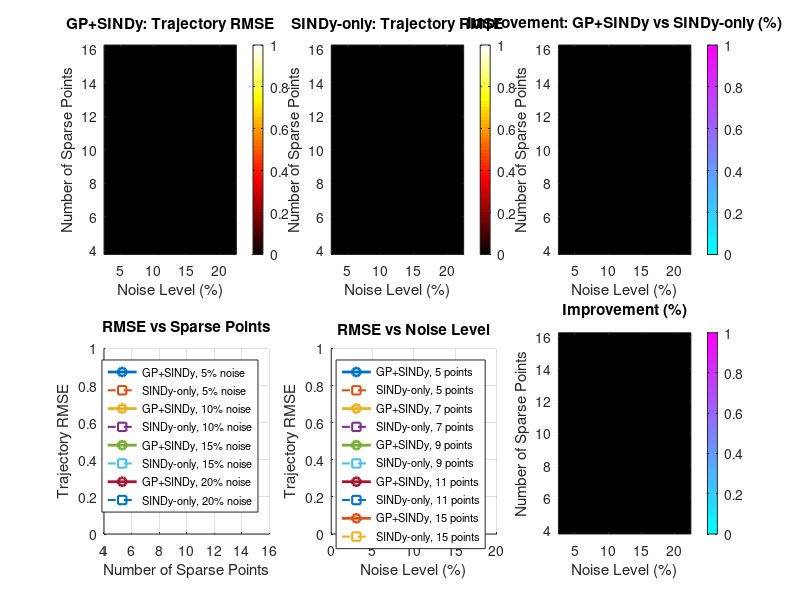

This figure's MATLAB source: (Note: this script raises an error after producing the figure.)
%% Phase 6: Parameter Sensitivity Analysis
% This script tests how results vary with different parameters:
% - Number of sparse data points
% - Noise level
%
% Requirements:
%   - All phase functions must be available
%   - This does NOT modify previous phase code

clear; close all; clc;

fprintf('=== Phase 6: Parameter Sensitivity Analysis ===\n');

%% Parameter ranges to test
sparse_point_counts = [5, 7, 9, 11, 15];  % Number of sparse data points
noise_levels = [0.05, 0.10, 0.15, 0.20];  % Noise levels (5%, 10%, 15%, 20%)

% Fixed parameters
mu = 1.0;  % Van der Pol parameter
x0 = [2; 0];  % Initial conditions
t_start = 0;
t_end = 10;
dt_fine = 0.01;  % Fine resolution for ground truth
t_span = t_start:dt_fine:t_end;
sampling_method = 'uniform';

fprintf('\nParameter ranges:\n');
fprintf('  Sparse points: %s\n', mat2str(sparse_point_counts));
fprintf('  Noise levels: %s\n', mat2str(noise_levels * 100));
fprintf('  Total combinations: %d\n', length(sparse_point_counts) * length(noise_levels));

%% Initialize results storage
results = struct();
results.sparse_points = sparse_point_counts;
results.noise_levels = noise_levels;
results.metrics = cell(length(sparse_point_counts), length(noise_levels));

%% Run parameter sweep
fprintf('\nRunning parameter sweep...\n');
total_combinations = length(sparse_point_counts) * length(noise_levels);
current_combination = 0;

for i = 1:length(sparse_point_counts)
    n_sparse = sparse_point_counts(i);
    
    for j = 1:length(noise_levels)
        noise_frac = noise_levels(j);
        current_combination = current_combination + 1;
        
        fprintf('\n[%d/%d] Testing: %d points, %.0f%% noise\n', ...
            current_combination, total_combinations, n_sparse, noise_frac*100);
        
        try
            %% Phase 1: Generate data
            [t_true, X_true, dXdt_true, params] = generate_vdp_ground_truth(t_span, x0, mu);
            [t_sparse, X_sparse, X_true_at_sparse, noise_level] = ...
                generate_sparse_noisy_data(t_true, X_true, n_sparse, noise_frac, sampling_method);
            
            %% Phase 2: GP Implementation
            t_dense = t_true;
            gp_options = struct();
            gp_options.kernel = 'squaredexponential';
            gp_options.standardize = false;
            gp_options.basis = 'constant';
            
            [gp_models, X_gp, dXdt_gp, gp_stats] = fit_gp_vdp(t_sparse, X_sparse, t_dense, gp_options);
            
            %% Phase 3: SINDy-Only
            dXdt_fd = compute_finite_differences(t_sparse, X_sparse, 'central');
            polyOrder = 3;
            [Theta, library_names] = build_library_vdp(X_sparse, polyOrder);
            
            lambda_base = 0.01;
            lambda = lambda_base * std(dXdt_fd(:));
            
            % ADMM options (matching Hsin et al. 2025 approach)
            admm_options = struct();
            admm_options.rho = 1.0;
            admm_options.max_iterations = 1000;
            admm_options.abs_tol = 1e-4;
            admm_options.rel_tol = 1e-2;
            admm_options.verbose = false;
            
            [Xi, sindy_stats] = run_sindy_admm(Theta, dXdt_fd, lambda, admm_options);
            
            t_span_sim = [min(t_true), max(t_true)];
            [t_sim, X_sim] = forward_integrate_sindy(Xi, library_names, t_span_sim, x0);
            X_sim_interp = interp1(t_sim, X_sim, t_true, 'pchip');
            
            %% Phase 4: GP+SINDy
            num_gp_samples = 1;
            augment_options = struct();
            augment_options.combine_method = 'append';
            
            [t_aug, X_aug, dXdt_aug, aug_stats] = augment_data_with_gp_samples(...
                t_sparse, X_sparse, gp_models, t_dense, num_gp_samples, augment_options);
            
            [Theta_aug, ~] = build_library_vdp(X_aug, polyOrder);
            lambda_aug = lambda_base * std(dXdt_aug(:));
            
            [Xi_aug, sindy_stats_aug] = run_sindy_admm(Theta_aug, dXdt_aug, lambda_aug, admm_options);
            
            [t_sim_aug, X_sim_aug] = forward_integrate_sindy(Xi_aug, library_names, t_span_sim, x0);
            X_sim_aug_interp = interp1(t_sim_aug, X_sim_aug, t_true, 'pchip');
            
            %% Validate results (check for numerical instability)
            % Check if integration produced reasonable values
            max_reasonable_value = 1e6;  % Maximum reasonable state value
            if any(abs(X_sim(:)) > max_reasonable_value) || any(isnan(X_sim(:))) || any(isinf(X_sim(:)))
                error('SINDy-only integration unstable');
            end
            if any(abs(X_sim_aug(:)) > max_reasonable_value) || any(isnan(X_sim_aug(:))) || any(isinf(X_sim_aug(:)))
                error('GP+SINDy integration unstable');
            end
            
            %% Compute metrics
            [Xi_true, ~] = compute_true_vdp_coefficients(mu, polyOrder);
            
            % Interpolate to common time grid
            X_gp_interp = interp1(t_dense, X_gp, t_true, 'pchip');
            dXdt_gp_interp = interp1(t_dense, dXdt_gp, t_true, 'pchip');
            
            metrics_gp = compute_comprehensive_metrics(...
                X_true, dXdt_true, X_gp_interp, dXdt_gp_interp, ...
                [], [], library_names, 'GP-only');
            
            metrics_sindy = compute_comprehensive_metrics(...
                X_true, dXdt_true, X_sim_interp, [], ...
                Xi, Xi_true, library_names, 'SINDy-only');
            
            metrics_gp_sindy = compute_comprehensive_metrics(...
                X_true, dXdt_true, X_sim_aug_interp, [], ...
                Xi_aug, Xi_true, library_names, 'GP+SINDy');
            
            % Validate metrics are reasonable
            max_reasonable_rmse = 1e3;  % Maximum reasonable RMSE
            if metrics_sindy.rmse_traj > max_reasonable_rmse || ...
               metrics_gp_sindy.rmse_traj > max_reasonable_rmse || ...
               isnan(metrics_sindy.rmse_traj) || isnan(metrics_gp_sindy.rmse_traj)
                error('Metrics indicate unstable solution');
            end
            
            % Store results
            results.metrics{i, j} = struct();
            results.metrics{i, j}.gp = metrics_gp;
            results.metrics{i, j}.sindy = metrics_sindy;
            results.metrics{i, j}.gp_sindy = metrics_gp_sindy;
            
            fprintf('  ✓ Completed successfully\n');
            
        catch ME
            fprintf('  ✗ Error: %s\n', ME.message);
            results.metrics{i, j} = struct();  % Empty struct for failed run
        end
    end
end

%% Display results summary
fprintf('\n=== Parameter Sensitivity Results Summary ===\n');

% Create summary tables
fprintf('\nTrajectory RMSE by Parameter Combination:\n');
fprintf('\n%-10s |', 'Noise %');
for j = 1:length(noise_levels)
    fprintf(' %6.0f%% |', noise_levels(j)*100);
end
fprintf('\n');
fprintf('%s\n', repmat('-', 1, 10 + 9*length(noise_levels)));

for i = 1:length(sparse_point_counts)
    fprintf('%-10d |', sparse_point_counts(i));
    for j = 1:length(noise_levels)
        if ~isempty(results.metrics{i, j}) && isfield(results.metrics{i, j}, 'gp_sindy')
            rmse = results.metrics{i, j}.gp_sindy.rmse_traj;
            if ~isnan(rmse) && ~isinf(rmse) && rmse < 1e3
                rmse = round(rmse, 4);
                fprintf(' %7.4f |', rmse);
            else
                fprintf(' %7s |', 'Unstable');
            end
        else
            fprintf(' %7s |', 'N/A');
        end
    end
    fprintf('\n');
end

fprintf('\nImprovement (GP+SINDy vs SINDy-only) by Parameter Combination:\n');
fprintf('\n%-10s |', 'Noise %');
for j = 1:length(noise_levels)
    fprintf(' %6.0f%% |', noise_levels(j)*100);
end
fprintf('\n');
fprintf('%s\n', repmat('-', 1, 10 + 9*length(noise_levels)));

for i = 1:length(sparse_point_counts)
    fprintf('%-10d |', sparse_point_counts(i));
    for j = 1:length(noise_levels)
        if ~isempty(results.metrics{i, j}) && isfield(results.metrics{i, j}, 'gp_sindy') && ...
           isfield(results.metrics{i, j}, 'sindy')
            sindy_rmse = results.metrics{i, j}.sindy.rmse_traj;
            gp_sindy_rmse = results.metrics{i, j}.gp_sindy.rmse_traj;
            if sindy_rmse > 0 && ~isnan(sindy_rmse) && ~isnan(gp_sindy_rmse) && ...
               ~isinf(sindy_rmse) && ~isinf(gp_sindy_rmse) && ...
               sindy_rmse < 1e3 && gp_sindy_rmse < 1e3
                improvement = round((1 - gp_sindy_rmse / sindy_rmse) * 100, 1);
                % Cap improvement display at reasonable range
                if abs(improvement) > 1000
                    fprintf(' %7s |', 'Unstable');
                else
                    fprintf(' %6.1f%% |', improvement);
                end
            else
                fprintf(' %7s |', 'N/A');
            end
        else
            fprintf(' %7s |', 'N/A');
        end
    end
    fprintf('\n');
end

%% Visualization
fprintf('\nCreating visualizations...\n');

figure('Color', 'w', 'Position', [100, 100, 1600, 1000]);

% Extract data for plotting
rmse_gp = zeros(length(sparse_point_counts), length(noise_levels));
rmse_sindy = zeros(length(sparse_point_counts), length(noise_levels));
rmse_gp_sindy = zeros(length(sparse_point_counts), length(noise_levels));
improvement = zeros(length(sparse_point_counts), length(noise_levels));

for i = 1:length(sparse_point_counts)
    for j = 1:length(noise_levels)
        if ~isempty(results.metrics{i, j}) && isfield(results.metrics{i, j}, 'gp_sindy')
            rmse_gp(i, j) = results.metrics{i, j}.gp.rmse_traj;
            rmse_sindy(i, j) = results.metrics{i, j}.sindy.rmse_traj;
            rmse_gp_sindy(i, j) = results.metrics{i, j}.gp_sindy.rmse_traj;
            if rmse_sindy(i, j) > 0
                improvement(i, j) = (1 - rmse_gp_sindy(i, j) / rmse_sindy(i, j)) * 100;
            end
        else
            rmse_gp(i, j) = NaN;
            rmse_sindy(i, j) = NaN;
            rmse_gp_sindy(i, j) = NaN;
            improvement(i, j) = NaN;
        end
    end
end

% Plot 1: RMSE heatmap for GP+SINDy
subplot(2, 3, 1);
imagesc(noise_levels*100, sparse_point_counts, rmse_gp_sindy);
colorbar;
xlabel('Noise Level (%)');
ylabel('Number of Sparse Points');
title('GP+SINDy: Trajectory RMSE');
set(gca, 'YDir', 'normal');
colormap(gca, 'hot');

% Plot 2: RMSE heatmap for SINDy-only
subplot(2, 3, 2);
imagesc(noise_levels*100, sparse_point_counts, rmse_sindy);
colorbar;
xlabel('Noise Level (%)');
ylabel('Number of Sparse Points');
title('SINDy-only: Trajectory RMSE');
set(gca, 'YDir', 'normal');
colormap(gca, 'hot');

% Plot 3: Improvement heatmap
subplot(2, 3, 3);
imagesc(noise_levels*100, sparse_point_counts, improvement);
colorbar;
xlabel('Noise Level (%)');
ylabel('Number of Sparse Points');
title('Improvement: GP+SINDy vs SINDy-only (%)');
set(gca, 'YDir', 'normal');
colormap(gca, 'cool');

% Plot 4: RMSE vs sparse points (different noise levels)
subplot(2, 3, 4);
hold on;
for j = 1:length(noise_levels)
    plot(sparse_point_counts, rmse_gp_sindy(:, j), '-o', 'LineWidth', 2, ...
        'DisplayName', sprintf('GP+SINDy, %.0f%% noise', noise_levels(j)*100));
    plot(sparse_point_counts, rmse_sindy(:, j), '--s', 'LineWidth', 1.5, ...
        'DisplayName', sprintf('SINDy-only, %.0f%% noise', noise_levels(j)*100));
end
xlabel('Number of Sparse Points');
ylabel('Trajectory RMSE');
title('RMSE vs Sparse Points');
legend('Location', 'best', 'FontSize', 8);
grid on;

% Plot 5: RMSE vs noise level (different sparse point counts)
subplot(2, 3, 5);
hold on;
for i = 1:length(sparse_point_counts)
    plot(noise_levels*100, rmse_gp_sindy(i, :), '-o', 'LineWidth', 2, ...
        'DisplayName', sprintf('GP+SINDy, %d points', sparse_point_counts(i)));
    plot(noise_levels*100, rmse_sindy(i, :), '--s', 'LineWidth', 1.5, ...
        'DisplayName', sprintf('SINDy-only, %d points', sparse_point_counts(i)));
end
xlabel('Noise Level (%)');
ylabel('Trajectory RMSE');
title('RMSE vs Noise Level');
legend('Location', 'best', 'FontSize', 8);
grid on;

% Plot 6: Improvement vs parameters
subplot(2, 3, 6);
imagesc(noise_levels*100, sparse_point_counts, improvement);
colorbar;
xlabel('Noise Level (%)');
ylabel('Number of Sparse Points');
title('Improvement (%)');
set(gca, 'YDir', 'normal');
colormap(gca, 'cool');
% Add text annotations
for i = 1:length(sparse_point_counts)
    for j = 1:length(noise_levels)
        if ~isnan(improvement(i, j))
            text(noise_levels(j)*100, sparse_point_counts(i), ...
                sprintf('%.1f%%', improvement(i, j)), ...
                'HorizontalAlignment', 'center', 'Color', 'white', 'FontWeight', 'bold');
        end
    end
end

sgtitle('Phase 6: Parameter Sensitivity Analysis', 'FontSize', 14, 'FontWeight', 'bold');

%% Save results
fprintf('\nSaving results...\n');
save('phase6_parameter_sensitivity_results.mat', 'results', 'sparse_point_counts', 'noise_levels');
fprintf('Results saved to phase6_parameter_sensitivity_results.mat\n');

fprintf('\nPhase 6 Parameter Sensitivity Analysis complete!\n');
